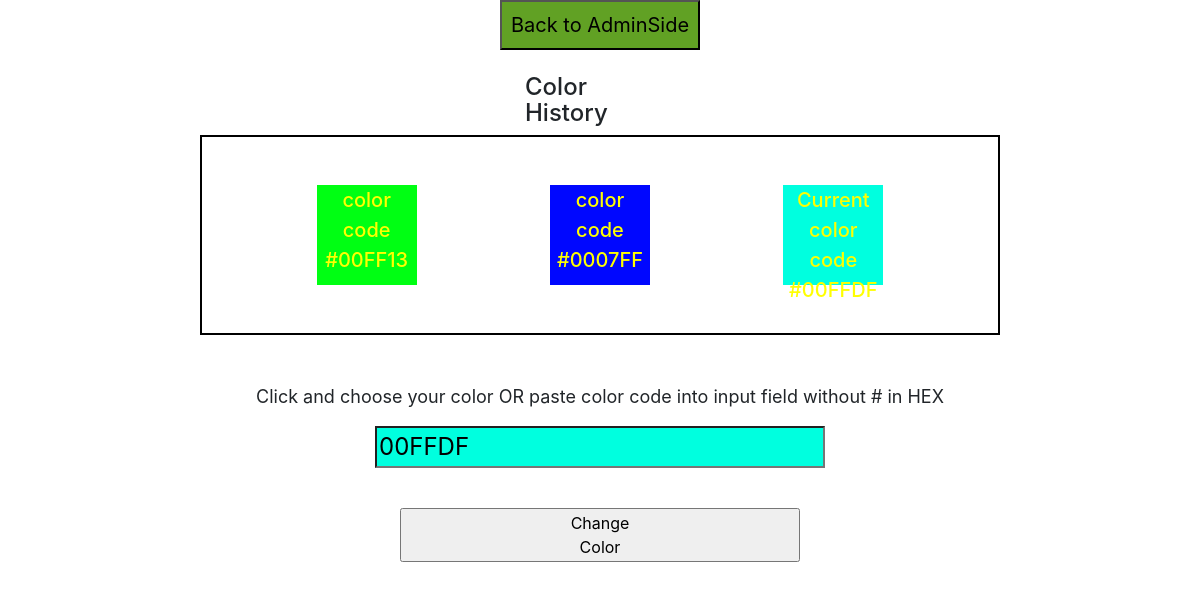
The app's page /php/edit_color.php with its own data.
### tables this page shows
CREATE TABLE `color` (
  `id` int(11) NOT NULL,
  `color_name` varchar(50) NOT NULL,
  `color_code` varchar(50) NOT NULL
);

### php/database_functions.php (called while the page is built, shortened)
<?php
function getLastColor ($connect) {
    $my_sql = "SELECT * FROM color ORDER BY id DESC";
    $result = mysqli_query($connect, $my_sql);
    $result = mysqli_fetch_assoc($result);
    return $result;
    }
function getLasts ($connect) {
    $my_sql = "SELECT * FROM color ORDER BY id";
    $result = mysqli_query($connect, $my_sql);
    if (mysqli_num_rows($result)>=3){
        $start = mysqli_num_rows($result)-3;
        $my_sql = "SELECT * FROM color WHERE id != (SELECT MAX(id) FROM color) ORDER BY id LIMIT $start, 3";
        $result = mysqli_query($connect, $my_sql);
        return $result;
    }
    return $result;
}
 ?>

### php/edit_color.php (the view, shortened to what this page needs)
<?php
include_once ('database_functions.php');
?>
<!DOCTYPE html>
<html>
    <head>
        <link rel="stylesheet" href="../libs/bootstrap/css/bootstrap.min.css">
    </head>
    <body>
        <div style="display: flex; justify-content: center">
            <input type="button" style="width: 200px; height: 50px; font-size: 20px; background-color: rgb(97, 161, 36)" onclick="location.href='admin.php';" value="Back to AdminSide" />
        </div>
        <br>
        <h4 style="width: 150px" class="mx-auto">Color History</h4>
        <div class="mx-auto p-5" style="display: flex; justify-content: center; border: 2px solid black; width: 800px; height: 200px;">
        <br>
        <?php
        $result = getLasts ($connection);
        $resultLast = getLastColor ($connection);
        while ($row = mysqli_fetch_array($result)) { ?>
            <div class="mx-auto text-center" style="width: 100px; height: 100px; background-color: <?php echo $row['color_code'] ?>"><span style="font-size: 20px; color: yellow; font-weight: 500;">color code <?php echo $row['color_code'] ?></span> </div>
        <?php } ?>
            <div class="mx-auto text-center" style="width: 100px; height: 100px; background-color: <?php echo $resultLast['color_code'] ?>"><span style="font-size: 20px; color: yellow; font-weight: 500;">Current color code <?php echo $resultLast['color_code'] ?></span> </div>
        </div>
            <form class="mt-5 text-center" style="" action="change_color.php" method="post">
                <p style="font-size: 18px;">Click and choose your color OR paste color code into input field without # in HEX</p>
                <input style="width: 450px; font-size:24px;" type="text" name="main_color" class="jscolor" value="<?php echo ltrim($resultLast['color_code'], '#')?>">
                <br>
                <br>
                <button class="mt-3" type="submit" name="submit_color" style="width: 400px;">Change <br /> Color</button>
            </form>
    </body>
</html>

### records on screen
color: color_code "#00FF13"
color: color_code "#0007FF"
color: color_code "#00FFDF", main_color "00FFDF"
